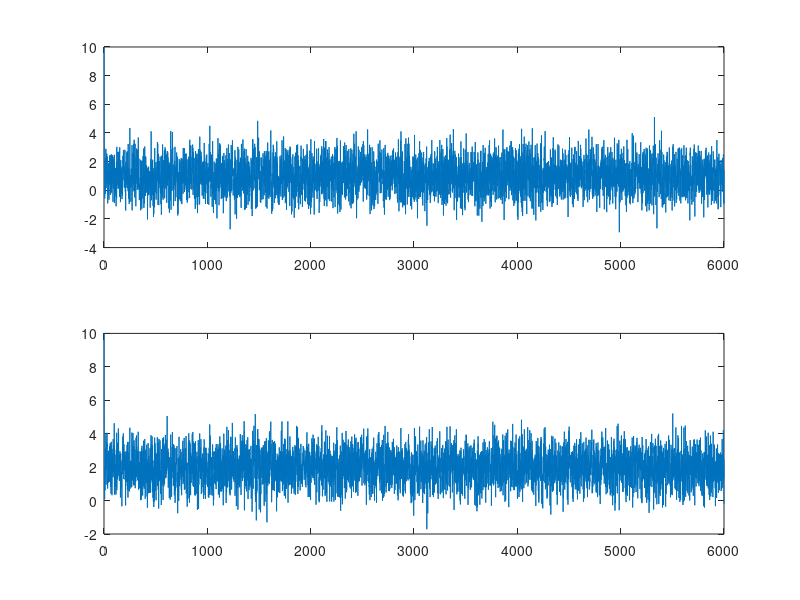
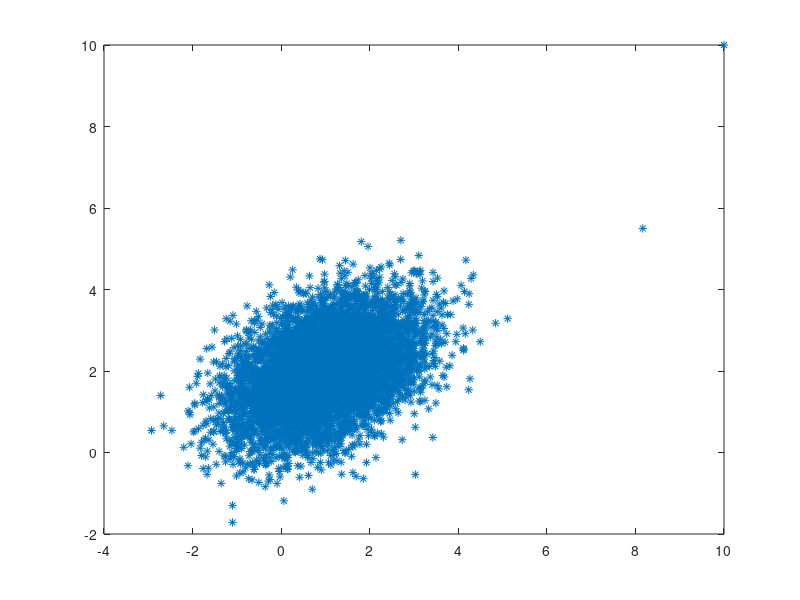

Reproduce these figures in MATLAB, in order.
% Example 14.7
% Computational Statistics Handbook with MATLAB, 2nd Edition
% Wendy L. and Angel R. Martinez

% Set up constants and arrays.
n = 6000;
xgibbs = zeros(n,2);							
rho = 0.7/(sqrt(2)*sqrt(1)); % rho = 0.9;
y = [1;2];				% This is the mean.
sig = sqrt(1-rho^2);
sig1 = sqrt(2); sig2 = (1);	
% Initial point.
xgibbs(1,:) = [10 10];
% Start the chain.
for i = 2:n
   mu = y(1) + rho*(sig1/sig2)*(xgibbs(i-1,2)-y(2));
   xgibbs(i,1) = mu + sig*randn(1); 
   mu = y(2) + rho*(sig2/sig1)*(xgibbs(i,1) - y(1));
   xgibbs(i,2) = mu + sig*randn(1);
end
figure(1)
subplot(2,1,1)
plot(xgibbs(:,1));
subplot(2,1,2)
plot(xgibbs(:,2));
figure(2)
plot(xgibbs(:,1), xgibbs(:,2),'*')
